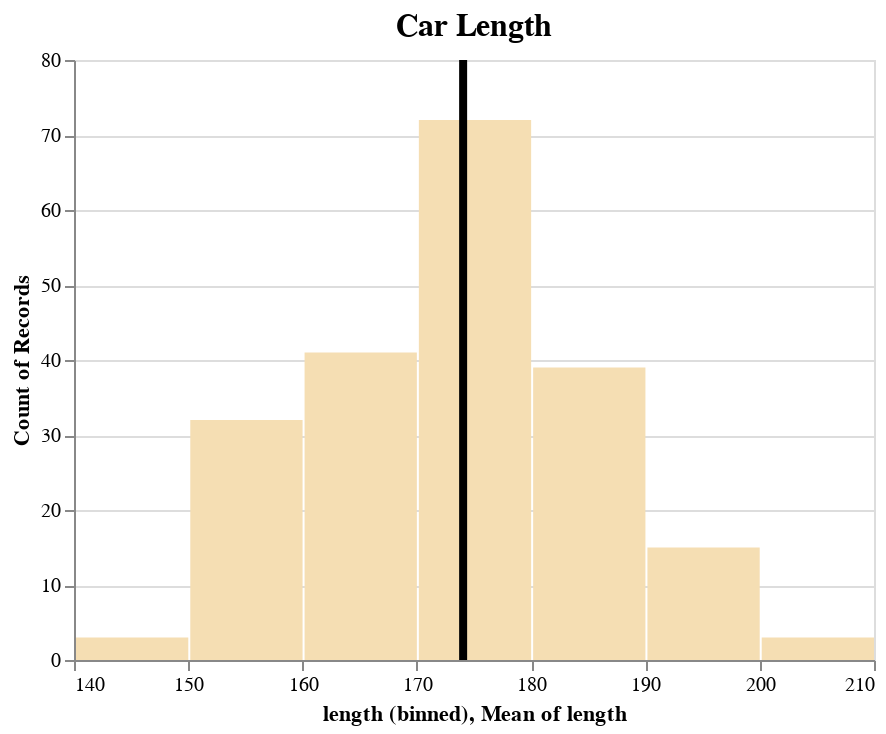

Notebook code for this chart:
### Markdown cell above
barH + meanH

### Code cell
barH + meanH

### Figure 1 — Vega-Lite specification as saved in the notebook (floating-point values rounded to 4 significant figures; data arrays with more than 128 entries replaced by an {"elided": "..."} marker saying what was removed)
{"config": {"view": {"continuousWidth": 400, "continuousHeight": 300}}, "layer": [{"mark": {"type": "bar", "color": "wheat"}, "encoding": {"x": {"bin": {"extent": [140, 210], "step": 10}, "field": "length", "type": "quantitative"}, "y": {"aggregate": "count", "type": "quantitative"}}, "title": {"text": "Car Length", "fontSize": 16}}, {"mark": {"type": "rule", "color": "black"}, "encoding": {"size": {"value": 4}, "x": {"aggregate": "mean", "field": "length", "type": "quantitative"}}}], "data": {"name": "data-9967e5fca02e73f8fd2d34e56e0501b9"}, "$schema": "https://vega.github.io/schema/vega-lite/v4.17.0.json", "datasets": {"data-9967e5fca02e73f8fd2d34e56e0501b9": {"elided": "205 records"}}}
